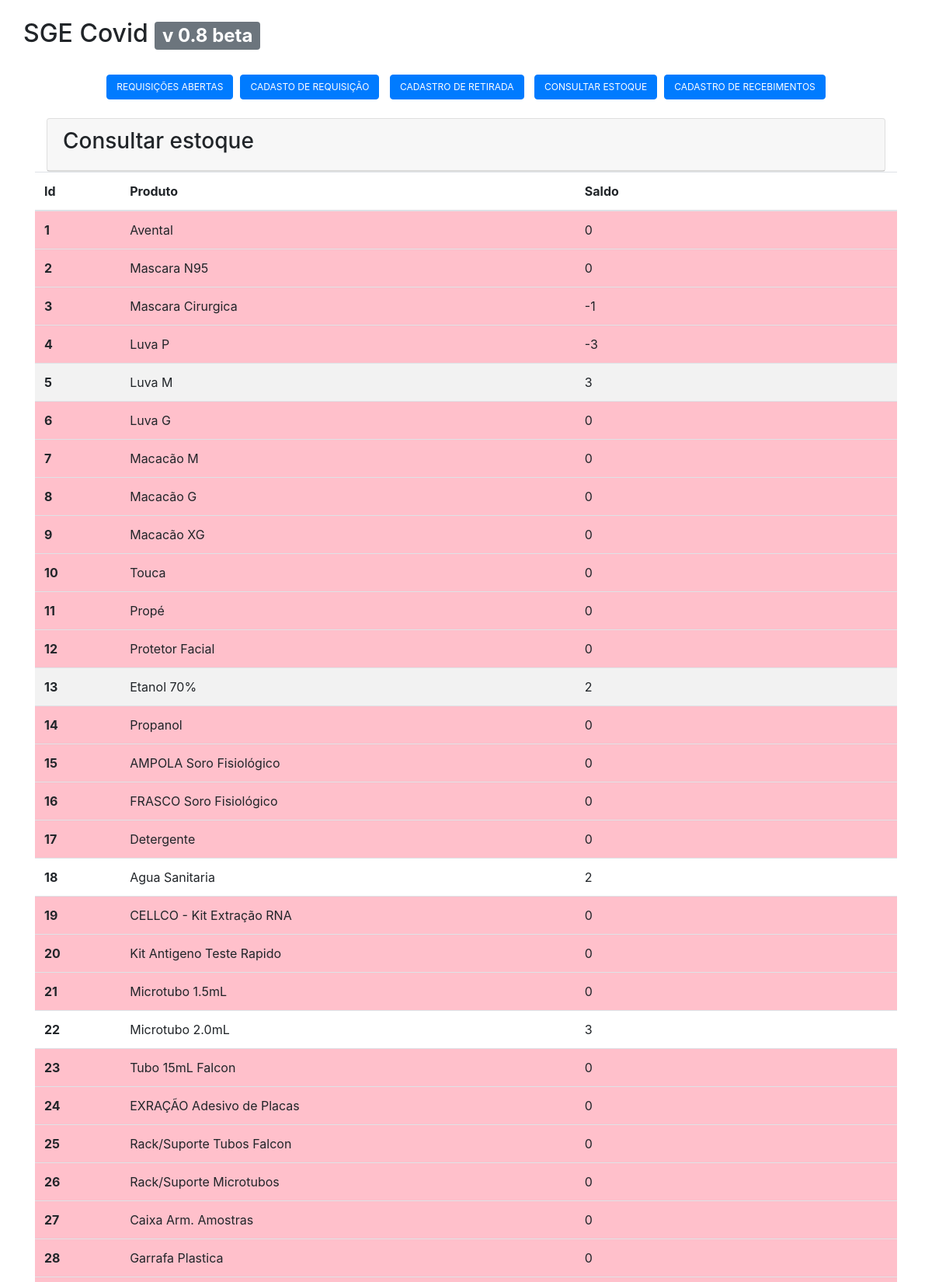
/estoque.php (upper part), run on the app's committed database.
### tables this page shows
CREATE TABLE IF NOT EXISTS `produtos` (
  `id` int(11) NOT NULL AUTO_INCREMENT,
  `produto` varchar(50) NOT NULL,
  `alert_number` INT(3) NOT NULL DEFAULT 0,
  PRIMARY KEY (`id`) USING BTREE
);

### estoque.php (the view, shortened to what this page needs)
<!DOCTYPE html>
<html lang="pt-br">
<head>
    <link rel="stylesheet" href="assets/css/bootstrap.min.css">
</head>
<body>
<?php include_once("menu.php"); ?> <br/>
	<div class="container">
    <div clas="span10 offset1">
        <div class="card">
            <div class="card-header">
                <h3 class="well">Consultar estoque</h3>
            </div>
        </div>
	<div class="row">
				<table class="table table-striped">
                    <thead>
                        <tr>
							<th scope="col">Id</th>
                            <th scope="col">Produto</th>
                            <th scope="col">Saldo</th>
                            <th scope="col"></th>
                        </tr>
                    </thead>
                    <tbody>
                        <?php
							$connectiond = mysqli_connect(DB_HOST,DB_USER ,DB_PASS,DB_NAME ) or die("Error " . mysqli_error($connectiond));
							mysqli_set_charset($connectiond, "utf8");
							$sql_produtos = 'SELECT * from produtos';
							$result = mysqli_query($connectiond, $sql_produtos) or die("Error " . mysqli_error($connectiond));
							if($result) {
								while($row = mysqli_fetch_array($result)){
									$entrada = 0;
									$retirada = 0;
									$sql_entrada = 'SELECT SUM(quantidade) as entrada from entrada where produto = '.$row["id"];
									$result_entrada = mysqli_query($connectiond, $sql_entrada);
									if($result_entrada) {
										$row_entrada = mysqli_fetch_array($result_entrada);
										$entrada = $row_entrada["entrada"];
									}
									$sql_retirada = 'SELECT SUM(quantidade) as retirada from retirada where valida_op="valida" AND produto = '.$row["id"];
									$result_retirada = mysqli_query($connectiond, $sql_retirada);
									if($result_retirada) {
										$row_retirada = mysqli_fetch_array($result_retirada);
										$retirada = $row_retirada["retirada"];
									}
									$saldo = $entrada - $retirada;
									if($row["alert_number"] >= $saldo){
										$class = "style='background: pink'";
									}
									else {
										$class = "";
									}
									echo '<tr '.$class.'>';
									echo '<th scope="row">'. $row['id'] . '</th>';
									echo '<td>'. $row['produto'] . '</td>';
									echo '<td>'.$saldo.'</td>';
									echo '<td width=250></td>';
									echo '</tr>';
								}
							}
                        ?>
                    </tbody>
                </table>
            </div>
	</body>

### menu.php (shortened to what this page needs)
<div class="container">
    <div class="row">
        <h2>SGE Covid <span class="badge badge-secondary">v 0.8 beta</span></h2>
        </div>
    <div class="jumbotron-fluid">
        <div align="center">
            </br><a href="index.php" class="btn btn-primary" style='font-size: 12px'>REQUISIÇÕES ABERTAS</a>&nbsp;
            <a href="requisicao.php" class="btn btn-primary" style='font-size: 12px'>CADASTO DE REQUISIÇÃO</a>&nbsp;
            &nbsp;<a href="retirada.php" class="btn btn-primary" style='font-size: 12px'>CADASTRO DE RETIRADA</a>&nbsp;
            &nbsp;<a href="estoque.php" class="btn btn-primary" style='font-size: 12px'>CONSULTAR ESTOQUE</a>
            &nbsp;<a href="entrada.php" class="btn btn-primary" style='font-size: 12px'>CADASTRO DE RECEBIMENTOS</a>
    </div>
</div>

### data on the page
produtos: id "1", produto "Avental", saldo "0"
produtos: id "2", produto "Mascara N95", saldo "0"
produtos: id "3", produto "Mascara Cirurgica", saldo "-1"
produtos: id "4", produto "Luva P", saldo "-3"
produtos: id "5", produto "Luva M", saldo "3"
produtos: id "6", produto "Luva G", saldo "0"
produtos: id "7", produto "Macacão M", saldo "0"
produtos: id "8", produto "Macacão G", saldo "0"
produtos: id "9", produto "Macacão XG", saldo "0"
produtos: id "10", produto "Touca", saldo "0"
produtos: id "11", produto "Propé", saldo "0"
produtos: id "12", produto "Protetor Facial", saldo "0"
produtos: id "13", produto "Etanol 70%", saldo "2"
produtos: id "14", produto "Propanol", saldo "0"
produtos: id "15", produto "AMPOLA Soro Fisiológico", saldo "0"
produtos: id "16", produto "FRASCO Soro Fisiológico", saldo "0"
produtos: id "17", produto "Detergente", saldo "0"
produtos: id "18", produto "Agua Sanitaria", saldo "2"
produtos: id "19", produto "CELLCO - Kit Extração RNA", saldo "0"
produtos: id "20", produto "Kit Antigeno Teste Rapido", saldo "0"
produtos: id "21", produto "Microtubo 1.5mL", saldo "0"
produtos: id "22", produto "Microtubo 2.0mL", saldo "3"
produtos: id "23", produto "Tubo 15mL Falcon", saldo "0"
produtos: id "24", produto "EXRAÇÃO Adesivo de Placas", saldo "0"
produtos: id "25", produto "Rack/Suporte Tubos Falcon", saldo "0"
produtos: id "26", produto "Rack/Suporte Microtubos", saldo "0"
produtos: id "27", produto "Caixa Arm. Amostras", saldo "0"
produtos: id "28", produto "Garrafa Plastica", saldo "0"
